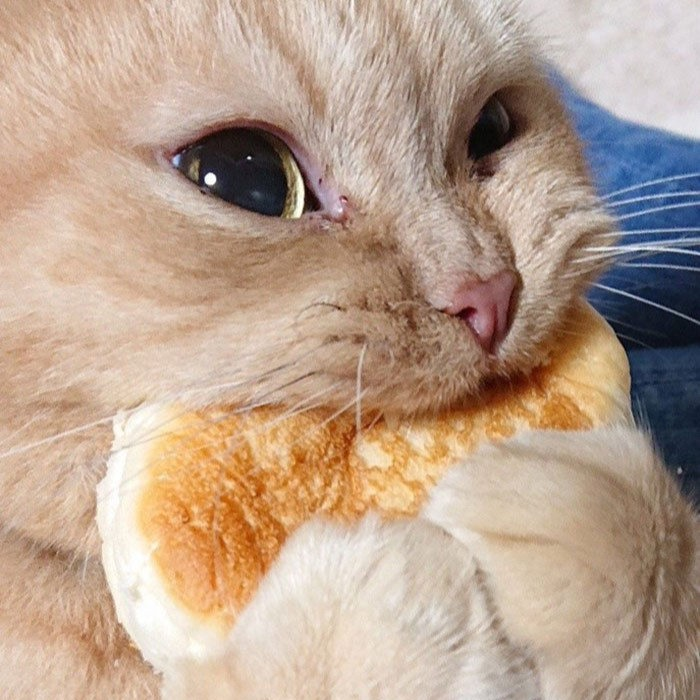
#> input picture computer_vision/assets/cat.jpg, 700 x 700 px
$ python show_rgb.py
#> lines starting #> are read from the running program, lines starting #| are printed output that depends on the picture
import cv2 as cv
import sys

img = cv.imread("./assets/cat.jpg")
#> img is the input picture: shape (700, 700, 3); mean B, G, R 142.4, 160.9, 185

if img is None:
    sys.exit("File Error")

cv.imshow("Original_RGB", img)
cv.imshow("Upper left half", img[0:img.shape[0]//2, 0:img.shape[1]//2, :])
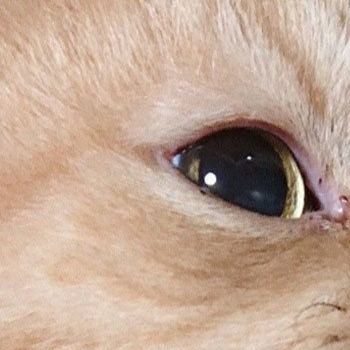
#> window 'Upper left half': shape (350, 350, 3); mean B, G, R 148.5, 166.3, 193
cv.imshow(
    "Center half",
    img[
        img.shape[0]//4:3*img.shape[0]//4,
        img.shape[1]//4:3*img.shape[1]//4,
        :
        ]
    )
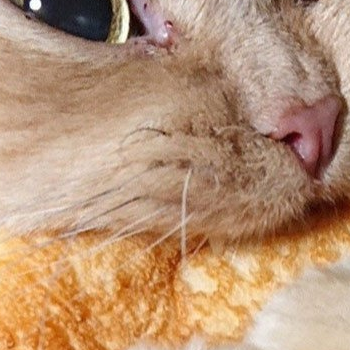
#> window 'Center half': shape (350, 350, 3); mean B, G, R 117.6, 147.3, 184.1

cv.imshow("R channel", img[:, :, 2])
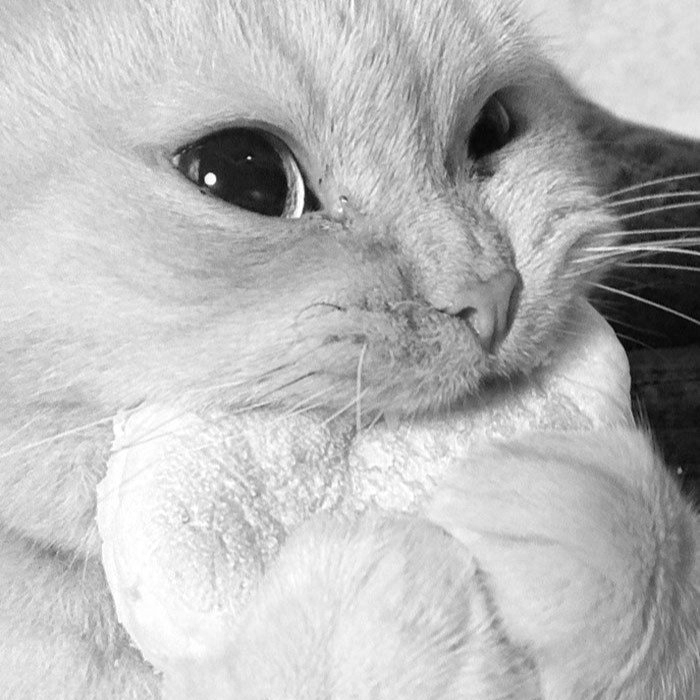
#> window 'R channel': shape (700, 700); min 0, max 255, mean 185
cv.imshow("G channel", img[:, :, 1])
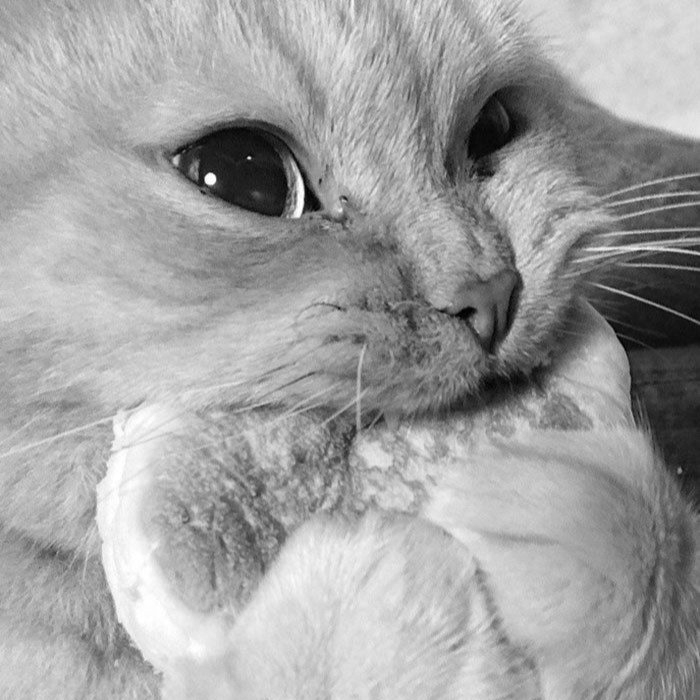
#> window 'G channel': shape (700, 700); min 0, max 255, mean 160.9
cv.imshow("B channel", img[:, :, 0])
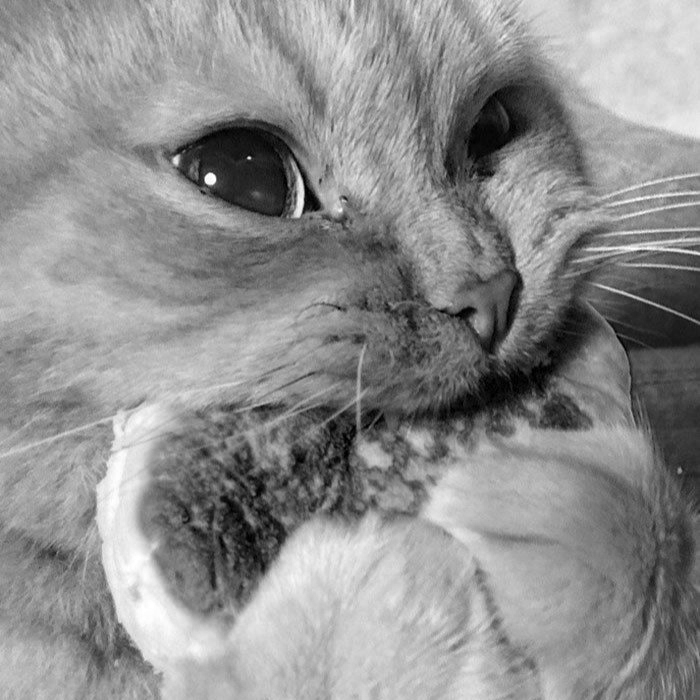
#> window 'B channel': shape (700, 700); min 0, max 255, mean 142.4

cv.waitKey()
cv.destroyAllWindows()
